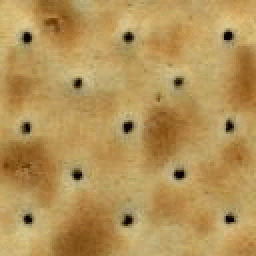
%> input picture datasets/synthesis/S2.gif, 128 x 128 px (shown 2 times larger)
$ octave imageQuilting.m   (GNU Octave 9; MATLAB toolbox functions it lacks are replaced by stand-ins)
%> lines starting %> are read from the running program, lines starting %| are printed output that depends on the picture
%%MainScript

%Input image
img = '../datasets/synthesis/S2.gif';

[original_img,map] = imread(img);
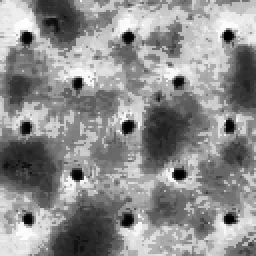
%> original_img: size 128x128 uint8 (shown 2 times larger); min 0, max 254, mean 141.7
%> map = 256 rows, first 12: [0.0471 0.00392 0; 0.0549 0.0314 0; 0.0863 0.0275 0; 0.11 0.0745 0; 0.145 0.0941 0; 0.133 0.0549 0; 0.22 0.157 0.0275; 0.22 0.173 0.0627; 0.259 0.2 0.0353; 0.282 0.227 0.0863; 0.322 0.247 0.118; 0.298 0.243 0.145]
original_img = im2double(ind2rgb(original_img,map));
%> original_img: size 128x128x3 double
texture_img = rgb2gray(original_img);
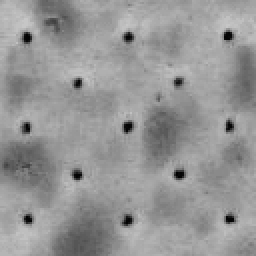
%> texture_img: size 128x128 double (shown 2 times larger); min 0.0164, max 0.779, mean 0.591

% original_img = original_img(1:60, 1:60);
[H,W,D] = size(original_img);
%> H = 128; W = 128; D = 3

figure;
imshow(original_img);
% Parameters

blocksize = 42;
o = blocksize/6;
tolerance = 1.1;

% Ouput image
temp = blocksize - o;
H_out = 2*temp*ceil(H/temp) + o;
%> H_out = 287
W_out = 2*temp*ceil(W/temp) + o;
%> W_out = 287

texture_out = zeros([H_out,W_out]);
texture_out3D = zeros([H_out, W_out,D]);

net_patch = blocksize - o;

foo = waitbar(0,'Quilting');
for i=1:net_patch:H_out-blocksize+1
    for j=1:net_patch:W_out-blocksize+1

        j_prev = j - net_patch;
        i_prev = i - net_patch;

        i_inds = i:i+blocksize-1;
        j_inds = j:j+blocksize-1;
        b_inds = blocksize-o+1:blocksize;

        if i==1 && j == 1
%             xind = randi(H-blocksize,1);
%             yind = randi(W-blocksize,1);
            xind = 1;
            yind = 1;
            texture_out(i_inds,j_inds) = texture_img(xind:xind+blocksize-1,yind:yind+blocksize-1);
            texture_out3D(i_inds,j_inds,:) = original_img(xind:xind+blocksize-1,yind:yind+blocksize-1,:);

        elseif i == 1
            block_h = texture_out(i_inds,j_prev:j_prev+blocksize-1);
            block_h3D = texture_out3D(i_inds,j_prev:j_prev+blocksize-1,:);
            [xind, yind] = getPatch(block_h,-1,texture_img,tolerance,o,blocksize,'h');

            curr_patch = texture_img(xind:xind+blocksize-1,yind:yind+blocksize-1);
            curr_patch3D = original_img(xind:xind+blocksize-1,yind:yind+blocksize-1,:);

            [mask_h,mask_v] = getBoundary(block_h,-1,curr_patch,o,blocksize,'h');
            mask_h3D = repmat(mask_h,[1,1,3]);

            curr_patch(:,1:o) = block_h(:,b_inds).*(1-mask_h) + curr_patch(:,1:o).*mask_h;
            curr_patch3D(:,1:o,:) = block_h3D(:,b_inds,:).*(1-mask_h3D) + curr_patch3D(:,1:o,:).*mask_h3D;

            texture_out(i_inds,j_inds) = curr_patch;
            texture_out3D(i_inds,j_inds,:) = curr_patch3D;

        elseif j == 1
            block_v = texture_out(i_prev:i_prev+blocksize-1,j_inds);
            block_v3D = texture_out3D(i_prev:i_prev+blocksize-1,j_inds,:);
            [xind, yind] = getPatch(-1,block_v,texture_img,tolerance,o,blocksize,'v');

            curr_patch = texture_img(xind:xind+blocksize-1,yind:yind+blocksize-1);
            curr_patch3D = original_img(xind:xind+blocksize-1,yind:yind+blocksize-1,:);

            [mask_h,mask_v] = getBoundary(-1,block_v,curr_patch,o,blocksize,'v');
            mask_v3D = repmat(mask_v,[1,1,3]);

            curr_patch(1:o,:) = block_v(b_inds,:).*(1-mask_v) + curr_patch(1:o,:).*mask_v;
            curr_patch3D(1:o,:,:) = block_v3D(b_inds,:,:).*(1-mask_v3D) + curr_patch3D(1:o,:,:).*mask_v3D;

            texture_out(i_inds,j_inds) = curr_patch;
            texture_out3D(i_inds,j_inds,:) = curr_patch3D;

        else
            block_h = texture_out(i_inds,j_prev:j_prev+blocksize-1);
            block_h3D = texture_out3D(i_inds,j_prev:j_prev+blocksize-1,:);
            block_v = texture_out(i_prev:i_prev+blocksize-1,j_inds);
            block_v3D = texture_out3D(i_prev:i_prev+blocksize-1,j_inds,:);
            [xind, yind] = getPatch(block_h,block_v,texture_img,tolerance,o,blocksize,'m');

            curr_patch = texture_img(xind:xind+blocksize-1,yind:yind+blocksize-1);
            curr_patch3D = original_img(xind:xind+blocksize-1,yind:yind+blocksize-1,:);

            [mask_h,mask_v] = getBoundary(block_h,block_v,curr_patch,o,blocksize,'m');
            mask_h3D = repmat(mask_h,[1,1,3]);
            mask_v3D = repmat(mask_v,[1,1,3]);

            curr_patch(:,1:o) = block_h(:,b_inds).*(1-mask_h) + curr_patch(:,1:o).*mask_h;
            curr_patch3D(:,1:o,:) = block_h3D(:,b_inds,:).*(1-mask_h3D) + curr_patch3D(:,1:o,:).*mask_h3D;
            curr_patch(1:o,:) = block_v(b_inds,:).*(1-mask_v) + curr_patch(1:o,:).*mask_v;
            curr_patch3D(1:o,:,:) = block_v3D(b_inds,:,:).*(1-mask_v3D) + curr_patch3D(1:o,:,:).*mask_v3D;

            texture_out(i_inds,j_inds) = curr_patch;
            texture_out3D(i_inds,j_inds,:) = curr_patch3D;
        end
        waitbar(i/((H_out-blocksize+1)),foo);
    end
end
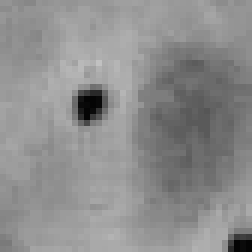
%> block_h: size 42x42 double (shown 6 times larger); min 0.0164, max 0.759, mean 0.558
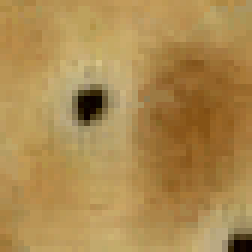
%> block_h3D: size 42x42x3 double (shown 6 times larger); mean R, G, B 0.679, 0.544, 0.314
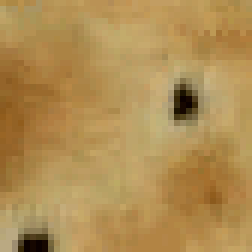
%> curr_patch3D: size 42x42x3 double (shown 6 times larger); mean R, G, B 0.692, 0.557, 0.325
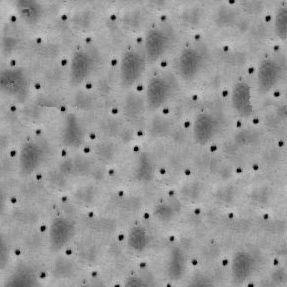
%> texture_out: size 287x287 double; min 0.0164, max 0.779, mean 0.593
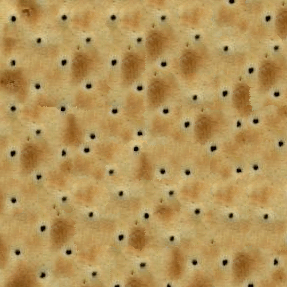
%> texture_out3D: size 287x287x3 double; mean R, G, B 0.708, 0.582, 0.349
%> after the loop, xind = 47; yind = 85
close(foo);
imshow(texture_out3D);
[filepath,name,ext] = fileparts(img);
saveas(gcf,strcat('../outputs/synthesis/', name, '.png'));
